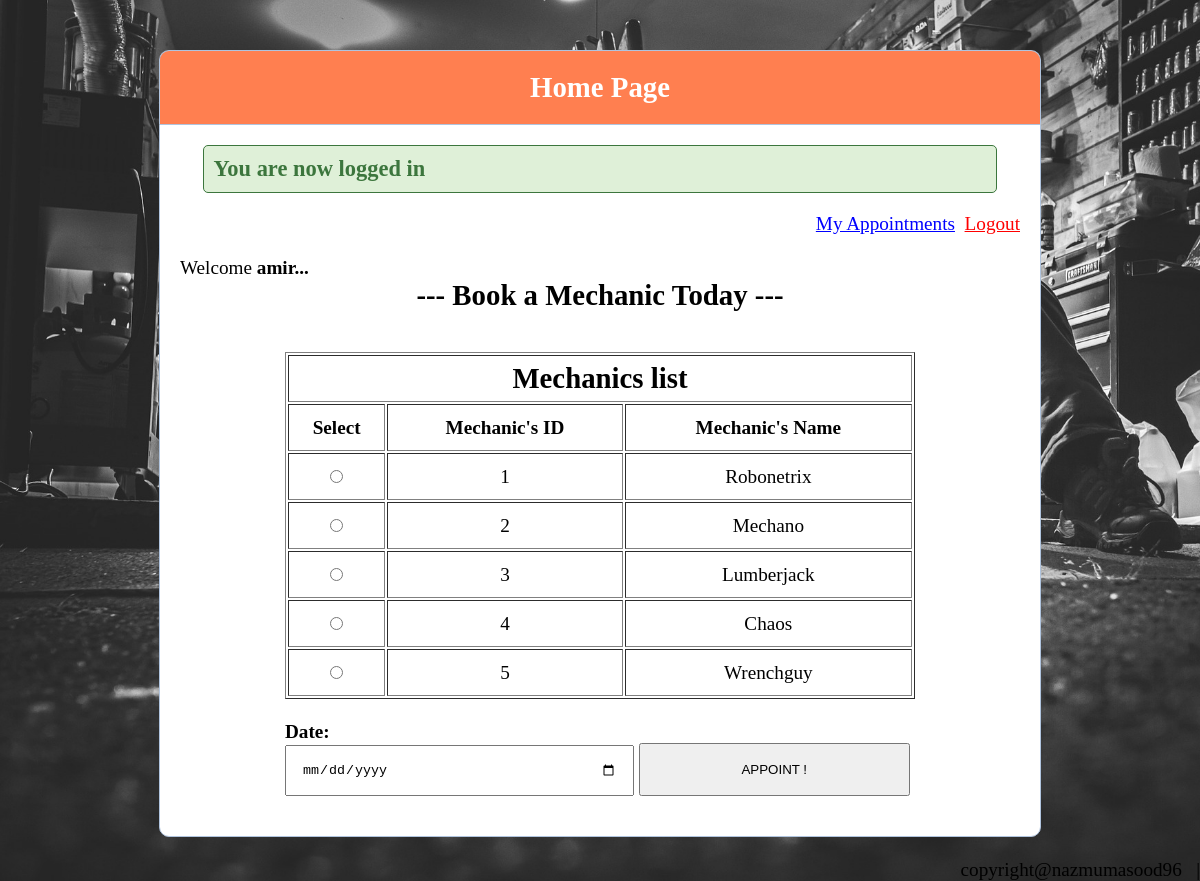
Screenshot of /registration/index.php (signed in) with the database file from the repository.
### tables this page shows
CREATE TABLE `mechanics` (
  `mechanic_id` int(11) NOT NULL,
  `mechanic_name` varchar(255) NOT NULL
);

### registration/index.php (the view, shortened to what this page needs)
<!DOCTYPE html>
<html>
<head>
	<link rel="stylesheet" type="text/css" href="style.css">
</head>
<body style="background-image:url(car2.jpg); width:100%; background-size: cover;"
>
<div class="header">
	<h2>Home Page</h2>
</div>
<div class="content">
  	<?php if (isset($_SESSION['success'])) : ?>
      <div class="error success" >
      	<h3>
          <?php
          	echo $_SESSION['success'];
          ?>
      	</h3>
      </div>
  	<?php endif ?>
    <?php  if (isset($_SESSION['username'])) : ?>
    	<p style="float: right;">
      <a href="appointments.php?appointments='1'" style="color: blue;">My Appointments</a>&nbsp;
      <a href="index.php?logout='1'" style="color: red;">Logout</a>
     </p><br><br>
     <p>Welcome <strong><?php echo $_SESSION['username']."..."; ?></strong></p>
      <h2 align="center" style="margin-bottom: 20px;">--- Book a Mechanic Today ---</h2>
      <?php
      $db = mysqli_connect('localhost', 'root', '', 'registration');
      $query = "SELECT * from mechanics";
      $result = mysqli_query($db,$query);
      ?>
     <p align='center'>
     <form style="width: 75%;border: none;" method="post" action="<?php echo htmlspecialchars($_SERVER["PHP_SELF"]);?>">
      <table align="center" border="1px" style="width:100%; line-height:45px;">
        <tr><th colspan="3"><h2>Mechanics list</h2></th></tr>
        <t>
        <th>Select</th>
        <th>Mechanic's ID</th>
        <th>Mechanic's Name</th>
        </t>
        <?php while($rows=mysqli_fetch_assoc($result))
        {
        ?>
        <tr align="center">
          <td><input type="radio" name="radio_mechanics" value="<?php echo $rows['mechanic_id']?>" required></td>
          <td><?php echo $rows['mechanic_id'] ?></td>
          <td><?php echo $rows['mechanic_name'] ?></td>
        </tr>
       <?php
       }
       ?>
      </table>
      <br>
      <p align="left"><b>Date:</b><br><input type="date" name="appointment_date" placeholder="dd-mm-yyyy" pattern="\d{1,2}-\d{1,2}-\d{4}" style="width:50%; padding: 15px;" required="">
      <input type=submit name="appoint_button" value="APPOINT !" style="width:43%; padding: 17px; ">
      </p>
     </form>
     </p>
    <?php endif ?>
</div>
<br><p style="float: right;">copyright@nazmumasood96 &nbsp;&nbsp;|</p>
</body>
</html>

### registration/style.css (style rules this page uses)
* { margin: 0px; padding: 0px; }
body { font-size: 120%; background: #F8F8FF; }
.header { width: 70%; margin: 50px auto 0px; color: white; background: coral; text-align: center; border: 1px solid #B0C4DE; border-bottom: none; border-radius: 10px 10px 0px 0px; padding: 20px; }
form, .content { width: 70%; margin: 0px auto; padding: 20px; border: 1px solid #B0C4DE; background: white; border-radius: 0px 0px 10px 10px; }
.error { width: 92%; margin: 0px auto; padding: 10px; border: 1px solid #a94442; color: #a94442; background: #f2dede; border-radius: 5px; text-align: left; }
.success { color: #3c763d; background: #dff0d8; border: 1px solid #3c763d; margin-bottom: 20px; }

### rows the page displays
mechanics: mechanic_id "1", mechanic_name "Robonetrix"
mechanics: mechanic_id "2", mechanic_name "Mechano"
mechanics: mechanic_id "3", mechanic_name "Lumberjack"
mechanics: mechanic_id "4", mechanic_name "Chaos"
mechanics: mechanic_id "5", mechanic_name "Wrenchguy"

### other values shown
$_SESSION['success'] "You are now logged in"
$_SESSION['username'] "amir"
